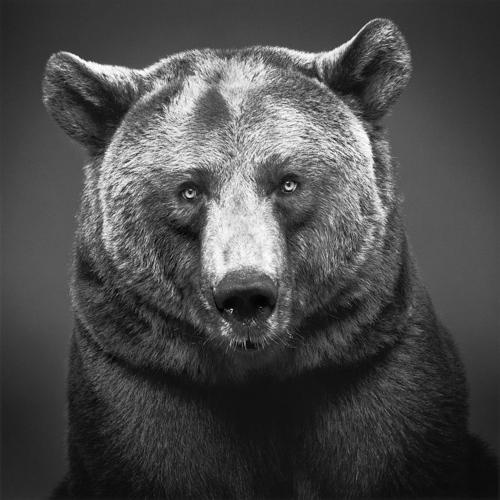
//> input picture cmake-build-release/fun2/img/bear500.jpg, 500 x 500 px, given in place of the camera
$ ./grabcam   (built with g++ and OpenCV 4)
//> lines starting //> are read from the running program, lines starting //| are printed output that depends on the picture; after the words box and inside, x2 and y2 are one past the last pixel; in counts of white or black regions, pixels touching at a corner belong together
#include "opencv2/opencv.hpp"
using namespace cv;
int main(int, char**)
{
    using namespace std;
    VideoCapture cap(CAP_ANY); // open the default camera

    // check if we succeeded
    if(!cap.isOpened())  {
        cerr << "Cannot open camera ! \n";
        return -1;
    }

    // Print the data
    cerr << "width = " << cap.get(CAP_PROP_FRAME_WIDTH) << endl;
    cerr << "height = " << cap.get(CAP_PROP_FRAME_HEIGHT) << endl;
    cerr << "framerate = " << cap.get(CAP_PROP_FPS) << endl;

    Mat edges;
    namedWindow("edges",1);
    for(;;)
    {
        Mat frame;
        cap >> frame; // get a new frame from camera
//> frame is the input picture: 500 rows x 500 cols, CV_8UC3; min 0, max 255, mean 74.6
        cvtColor(frame, edges, COLOR_BGR2GRAY);
        GaussianBlur(edges, edges, Size(7,7), 1.5, 1.5);
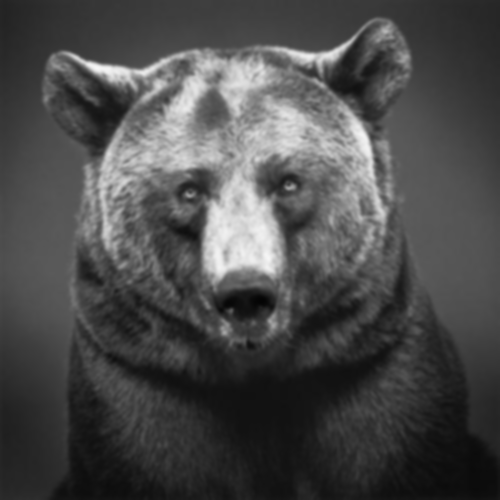
//> edges: 500 rows x 500 cols, CV_8UC1; min 4, max 247, mean 74.6
        Canny(edges, edges, 0, 30, 3);
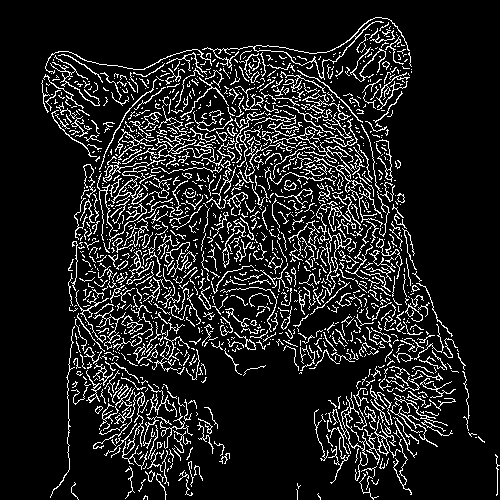
//> edges: 500 rows x 500 cols, CV_8UC1; 12.3% white in thin lines or dots, all inside (x1, y1, x2, y2) = (41, 17, 500, 500)
        imshow("edges", edges);
        int key = waitKey(1);
//> the Esc key is pressed

        if (key >= 0 && key < 255) break;
    }
    // the camera will be deinitialized automatically in VideoCapture destructor
    return 0;
}

$ run again, on cmake-build-release/fun2/img/harris.jpg
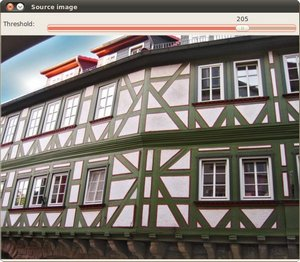
//> input picture cmake-build-release/fun2/img/harris.jpg, 300 x 262 px, given in place of the camera
//> frame is the input picture: 262 rows x 300 cols, CV_8UC3; mean B, G, R 114.5, 120.4, 127.4
//> `GaussianBlur(edges, edges, Size(7,7), 1.5, 1.5);`:
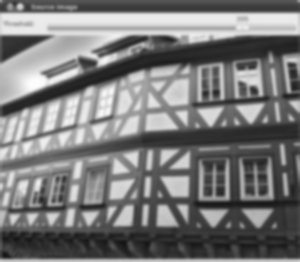
//> edges: 262 rows x 300 cols, CV_8UC1; min 20, max 254, mean 121.8
//> `Canny(edges, edges, 0, 30, 3);`:
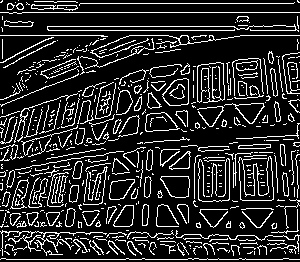
//> edges: 262 rows x 300 cols, CV_8UC1; 16.4% white in thin lines or dots
